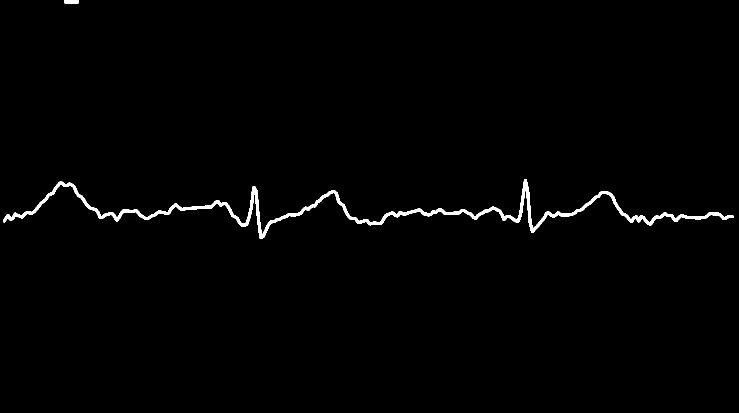
#> input picture data/ecg_data/image_datasets/train/00009_hr/I.png, 1478 x 826 px (shown at 1/2 size); its folder holds only this picture in this run
$ python -i ecg_image_data.py   (imports and definitions only)
#> lines starting #> are read from the running program, lines starting #| are printed output that depends on the picture; after the words box and inside, x2 and y2 are one past the last pixel; in counts of white or black regions, pixels touching at a corner belong together
#> further down, picture is the input picture: shape (826, 1478, 3); 1.1% white; 2 white regions, box (x1, y1, x2, y2) and area: (6, 358, 1467, 478) 12876, (129, 0, 157, 7) 196
from pdf2image import convert_from_path
import numpy as np
import cv2
import os
from tqdm import tqdm
import pandas as pd

def pdf2image(pdf_path):
  images = convert_from_path(pdf_path, dpi=600)
  if not images:
    print("No images found in PDF.")

  # Assuming first page is the ECG page
  image = np.array(images[0])
  return image


def preprocess_image(image):
  image = cv2.cvtColor(image, cv2.COLOR_RGB2BGR)
  # 判断是否为彩色图像
  is_color = not (np.all(image[:, :, 0] == image[:, :, 1]) and
                  np.all(image[:, :, 1] == image[:, :, 2]))
#> is_color = False
  print(is_color)
#| False

  if is_color:
    # 红色背景处理（BGR格式）
    R = image[:, :, 2]
    G = image[:, :, 1]
    B = image[:, :, 0]
    red_mask = (R > 200) & (G < 100) & (B < 100)  # 调整阈值以适应不同情况
    image[red_mask] = [255, 255, 255]  # 替换为白色背景

  gray = cv2.cvtColor(image, cv2.COLOR_BGR2GRAY)
  _, thresh = cv2.threshold(gray, 150, 255, cv2.THRESH_BINARY_INV)
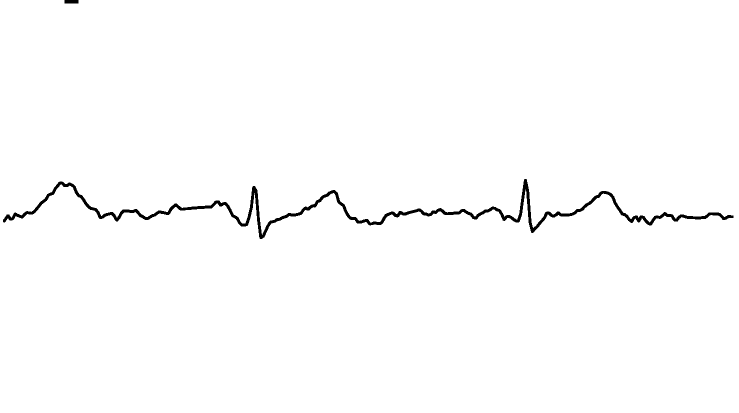
#> thresh: shape (826, 1478) (shown at 1/2 size); 98.9% white; 2 black regions, box (x1, y1, x2, y2) and area: (6, 358, 1467, 478) 12876, (129, 0, 157, 7) 196
  kernel = cv2.getStructuringElement(cv2.MORPH_RECT, (3, 3))
  cleaned = cv2.morphologyEx(thresh, cv2.MORPH_OPEN, kernel)
#> cleaned: shape (826, 1478); 98.9% white; 2 black regions, box (x1, y1, x2, y2) and area: (6, 358, 1467, 478) 12955, (129, 0, 157, 7) 196
  return cleaned,is_color

def lead_segment(x_bias=0,y_bias=0):
  x_start = 669 + x_bias
  x_end = 6581 + x_bias
  d_x = int((x_end - x_start) / 4)
  y_start = 1251 + y_bias
  y_end = 4555 + y_bias
  d_y = int((y_end - y_start) / 4)

  Lead_I=image[y_start + 0 * d_y : y_start + 1 * d_y, x_start + 0* d_x : x_start + 1 * d_x]
  Lead_II=image[y_start + 1 * d_y : y_start + 2 * d_y, x_start + 0* d_x : x_start + 1 * d_x]
  Lead_III=image[y_start + 2 * d_y : y_start + 3 * d_y, x_start + 0* d_x : x_start + 1 * d_x]
  Lead_avR=image[y_start + 0 * d_y : y_start + 1 * d_y, x_start + 1* d_x : x_start + 2 * d_x]
  Lead_avL=image[y_start + 1 * d_y : y_start + 2 * d_y, x_start + 1* d_x : x_start + 2 * d_x]
  Lead_avF=image[y_start + 2 * d_y : y_start + 3 * d_y, x_start + 1* d_x : x_start + 2 * d_x]
  Lead_V1=image[y_start + 0 * d_y : y_start + 1 * d_y, x_start + 2* d_x : x_start + 3 * d_x]
  Lead_V2=image[y_start + 1 * d_y : y_start + 2 * d_y, x_start + 2* d_x : x_start + 3 * d_x]
  Lead_V3=image[y_start + 2 * d_y : y_start + 3 * d_y, x_start + 2* d_x : x_start + 3 * d_x]
  Lead_V4=image[y_start + 0 * d_y : y_start + 1 * d_y, x_start + 3* d_x : x_start + 4 * d_x]
  Lead_V5=image[y_start + 1 * d_y : y_start + 2 * d_y, x_start + 3* d_x : x_start + 4 * d_x]
  Lead_V6=image[y_start + 2 * d_y : y_start + 3 * d_y, x_start + 3* d_x : x_start + 4 * d_x]
  Lead_long_II=image[y_start + 3 * d_y : y_start + 4 * d_y, x_start + 0* d_x : x_start + 4 * d_x]

  return [Lead_I,Lead_II,Lead_III,Lead_avR,Lead_avL,Lead_avF,Lead_V1,Lead_V2,Lead_V3,Lead_V4,Lead_V5,Lead_V6,Lead_long_II]


# [46 lines not run here, left out]

>>> import cv2
>>> picture = cv2.cvtColor(cv2.imread('data/ecg_data/image_datasets/train/00009_hr/I.png'), cv2.COLOR_BGR2RGB)
>>> result = preprocess_image(picture)

$ run again, on data/ecg_data/image_datasets/train/00009_hr/III.png
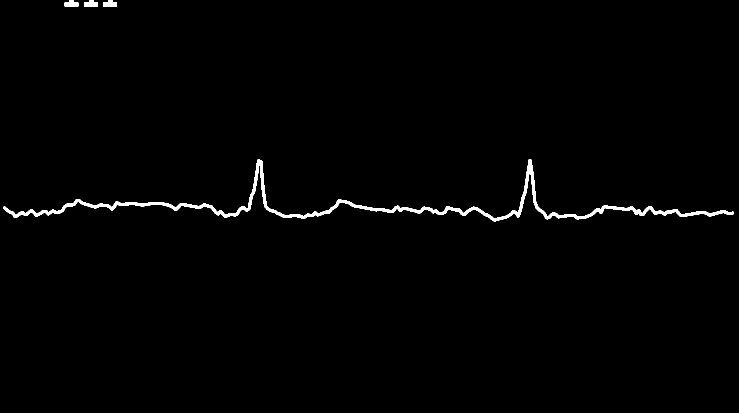
#> input picture data/ecg_data/image_datasets/train/00009_hr/III.png, 1478 x 826 px (shown at 1/2 size)
#> picture is the input picture: shape (826, 1478, 3); 1% white; 4 white regions, box (x1, y1, x2, y2) and area: (6, 318, 1467, 443) 11848, (129, 0, 157, 13) 270, (168, 0, 196, 13) 270, (206, 0, 234, 13) 270
#> is_color = False
#| False
#> in preprocess_image, `_, thresh = cv2.threshold(gray, 150, 255, cv2.THRESH_BINARY_INV)`:
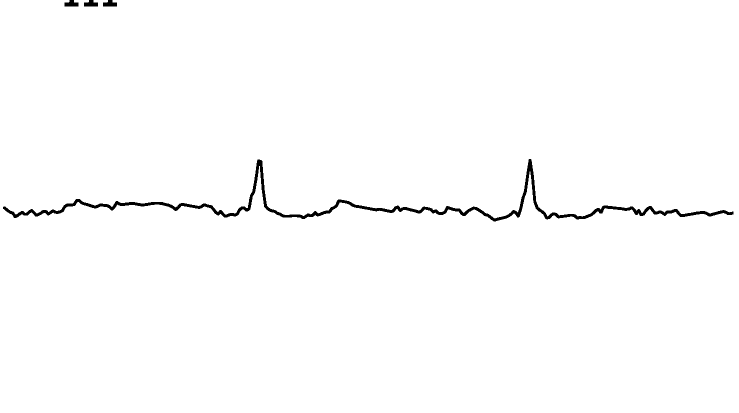
#> thresh: shape (826, 1478) (shown at 1/2 size); 99% white; 4 black regions, box (x1, y1, x2, y2) and area: (6, 318, 1467, 443) 11848, (129, 0, 157, 13) 270, (168, 0, 196, 13) 270, (206, 0, 234, 13) 270

$ run again, on data/ecg_data/image_datasets/train/00009_hr/V1.png
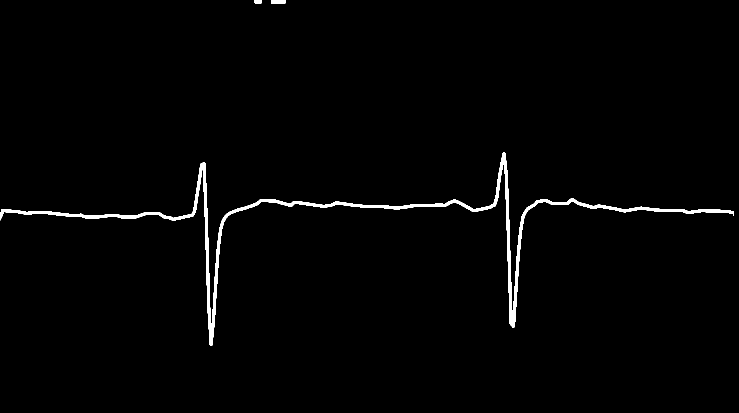
#> input picture data/ecg_data/image_datasets/train/00009_hr/V1.png, 1478 x 826 px (shown at 1/2 size)
#> picture is the input picture: shape (826, 1478, 3); 1.4% white; 3 white regions, box (x1, y1, x2, y2) and area: (0, 305, 1467, 692) 16205, (542, 0, 571, 7) 203, (508, 0, 524, 7) 102
#> is_color = False
#| False
#> in preprocess_image, `_, thresh = cv2.threshold(gray, 150, 255, cv2.THRESH_BINARY_INV)`:
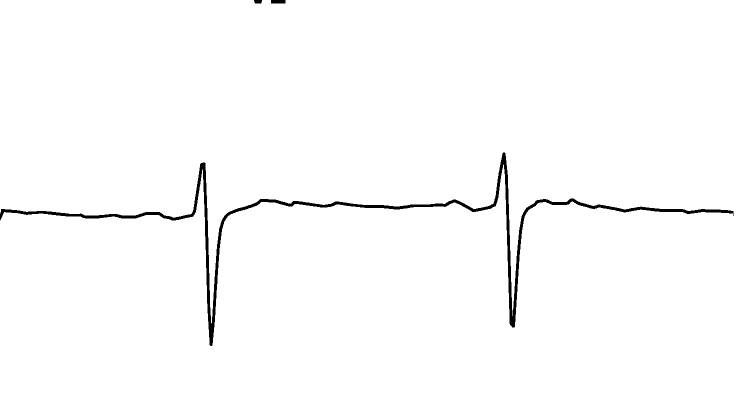
#> thresh: shape (826, 1478) (shown at 1/2 size); 98.6% white; 3 black regions, box (x1, y1, x2, y2) and area: (0, 305, 1467, 692) 16205, (542, 0, 571, 7) 203, (508, 0, 524, 7) 102
#> cleaned: shape (826, 1478); 98.6% white; 3 black regions, box (x1, y1, x2, y2) and area: (0, 305, 1467, 692) 16280, (542, 0, 571, 7) 203, (508, 0, 524, 7) 102
